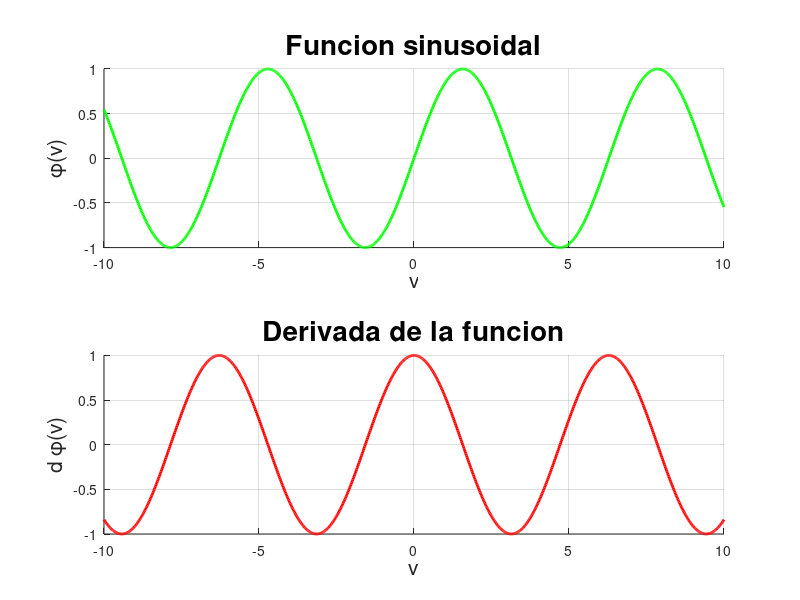

Write the MATLAB code that produced this figure.
% Ian Mu;oz Nu;ez - Funcion 'Sinusoidal'

close all
clear
clc

v = linspace(-10, 10, 1000); % Variable independiente

A = 1; % Parametro que determina la magnitud de la funcion
B = 1; % Parametro que determina la frecuencia de la funcion
C = 0; % Parametro que determina la fase de la funcion
y = A*sin(B*v + C); % Funcion o variable dependiente
dy = A*cos(B*v + C); % Derivada de la funcion

figure(1)

subplot(2,1,1)
hold on
grid on

plot(v, y, 'g-', 'LineWidth', 2)
title("Funcion sinusoidal", 'FontSize', 20)
xlabel('v', 'FontSize', 15)
ylabel('\phi(v)', 'FontSize', 15)

subplot(2,1,2)
hold on
grid on

plot(v, dy, 'r-', 'LineWidth', 2)
title("Derivada de la funcion", 'FontSize', 20)
xlabel('v', 'FontSize', 15)
ylabel('d \phi(v)', 'FontSize', 15)

